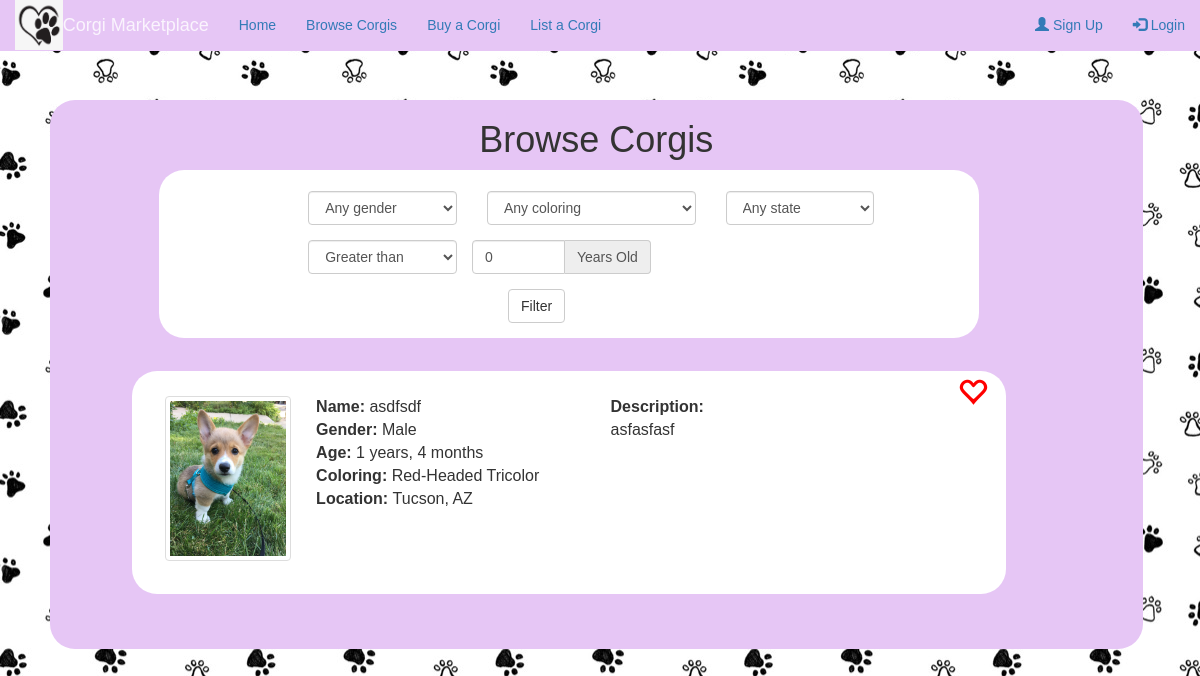
The app's page /corgi/3/ with its own data.
### corgi_store/models.py (models this page shows, shortened)
class Corgi(models.Model):
    COLOR_CHOICES = [
        ('red', 'Red'),
        ('rh-tc', 'Red-Headed Tricolor'),
        ('bh-tc', 'Black-Headed Tricolor'),
        ('sable', 'Sable'),
        ('fawn', 'Fawn'),
        ('other', 'Other')
    ]
    name = models.CharField(max_length=120)
    age_years = models.IntegerField(default=0)
    age_months = models.IntegerField(default=0)
    gender = models.CharField(max_length=1, choices=[('M', 'Male'), ('F', 'Female'), ('X', 'Other')], default='X')
    coloring = models.CharField(max_length=5, choices=COLOR_CHOICES, default='red')
    city = models.CharField(max_length=120)
    state = models.CharField(max_length=120)
    description = models.CharField(max_length=300)
    objects = CorgiManager()

### corgi_store/views.py (the view)
# urls.py: path('corgi/<int:corgi_id>/', views.detail, name='detail'),
def detail(request, corgi_id):
    return render(request, 'browse.html', {'corgis': [Corgi.objects.get(id=corgi_id)]})

### corgi_store/templates/browse.html (shortened to what this page needs)
{% include 'base.html' with user=user %}
{% block content %}
<div id="page" class="page">
	<div class="home">
		<div class="browse-box">
			<h1>Browse Corgis</h1>
			<div class="filter">
				<form class="form-horizontal">
					<div class="form-group">
						<div class="row">
		    				<div class="col-sm-3">
		      					<select name="filter-gender" class="form-control" id="filter-gender" required>
		      						<option selected >Any gender</option>
		     					</select>
		    				</div>
		    				<div class="col-sm-4">
		      					<select name="filter-coloring" class="form-control" id="filter-coloring" required>
		      						<option selected >Any coloring</option>
		     					</select>
		    				</div>
		    				<div class="col-sm-3">
		      					<select name="filter-state" class="form-control" id="filter-state" required>
		      						<option selected >Any state</option>
		     					</select>
		    				</div>
	  					</div>
					 </div>
					<div class="form-group">
						 <div class="row">
							 <div class="col-sm-3">
		      					<select name="filter-age" class="form-control" id="filter-age" required>
		      						<option selected >Greater than</option>
		     					</select>
		    				</div>
							 <div class="input-group col-sm-3">
					    		<input id="filter-year" type="number" class="form-control" name="filter-year" value=0 required>
					   			<span class="input-group-addon">Years Old</span>
			  				</div>
			  			</div>
			  		</div>
			  		<div class="form-group">
			  			<div class="col-sm-offset-3 col-sm-2">
	      					<button type="submit" class="btn btn-default">Filter</button>
	    				</div>
			  		</div>
				</form>
			</div>
		    {% for corgi in corgis %}
				<div class="one-corgi">
					<div class="favorite" id="favorite{{ corgi.id }}">
            {% if corgi.id in favorites %}
            <span class="glyphicon glyphicon-heart" style="color:red;" onclick="unfavorite({{ corgi.id }})"></span>
            {% else %}
						<span class="glyphicon glyphicon-heart-empty" style="color:red;" onclick="favorite({{ corgi.id }});"></span>
            {% endif %}
					</div>
					<img src="/static/images/corgi-browse.jpg" alt="Corgi home" class="img-thumbnail" width="15%" style="margin-top:3%">
					<div class="corgi-info">
						<b>Name: </b>{{ corgi.name }}<br>
						<b>Gender: </b>{{ corgi.gender }} <br>
						<b>Age: </b>{{ corgi.age_years }} years, {{ corgi.age_months }} months <br>
						<b>Coloring: </b>{{ corgi.coloring }} <br>
						<b>Location: </b>{{ corgi.city }}, {{ corgi.state }} <br>
					</div>
					<div class="corgi-description">
						<b>Description:</b><br>{{ corgi.description }}
					</div>
				</div>
		    {% endfor %}
		</div>
	</div>
</div>
{% endblock %}

### corgi_store/static/style.css (style rules this page uses)
.home { margin-top: 100px; margin-left: 50px; }
body { background-image: url("./images/paw-background.jpg"); font-family: "Arial"; }
img { float: left; }
.browse-box { background-color:#E6C6F5; width: 95%; float: left; border-radius: 25px; text-align: center; margin-bottom: 3%; }
.one-corgi { background-color:#FFFFFF; float: left; padding: 3%; padding-right: 0%; padding-top: 0%; margin-left: 7.5%; width: 80%; border-radius: 25px; text-align: center; font-size: 16px; margin-bottom: 5%; }
.corgi-info { margin-top: 3%; float: left; font-size: 16px; padding-left: 3%; text-align: left; word-wrap: break-word; width: 35% }
.corgi-description { float: left; font-size: 16px; padding-left: 3%; text-align: left; word-wrap: break-word; width: 42%; margin-top: 3%; }
.favorite { float:right; width:8% }
.glyphicon.glyphicon-heart-empty { font-size: 30px; margin-top: 5px; right-margin: 3px; }
.filter { background-color: #FFFFFF; width: 75%; margin-left: 10%; margin-bottom: 3%; border-radius: 25px; float: left; padding-top: 2%; padding-left:15%; }

### records on screen
Corgi: name "asdfsdf", gender "Male", age_years "1", age_months "4", coloring "Red-Headed Tricolor", city "Tucson", state "AZ", description "asfasfasf"
